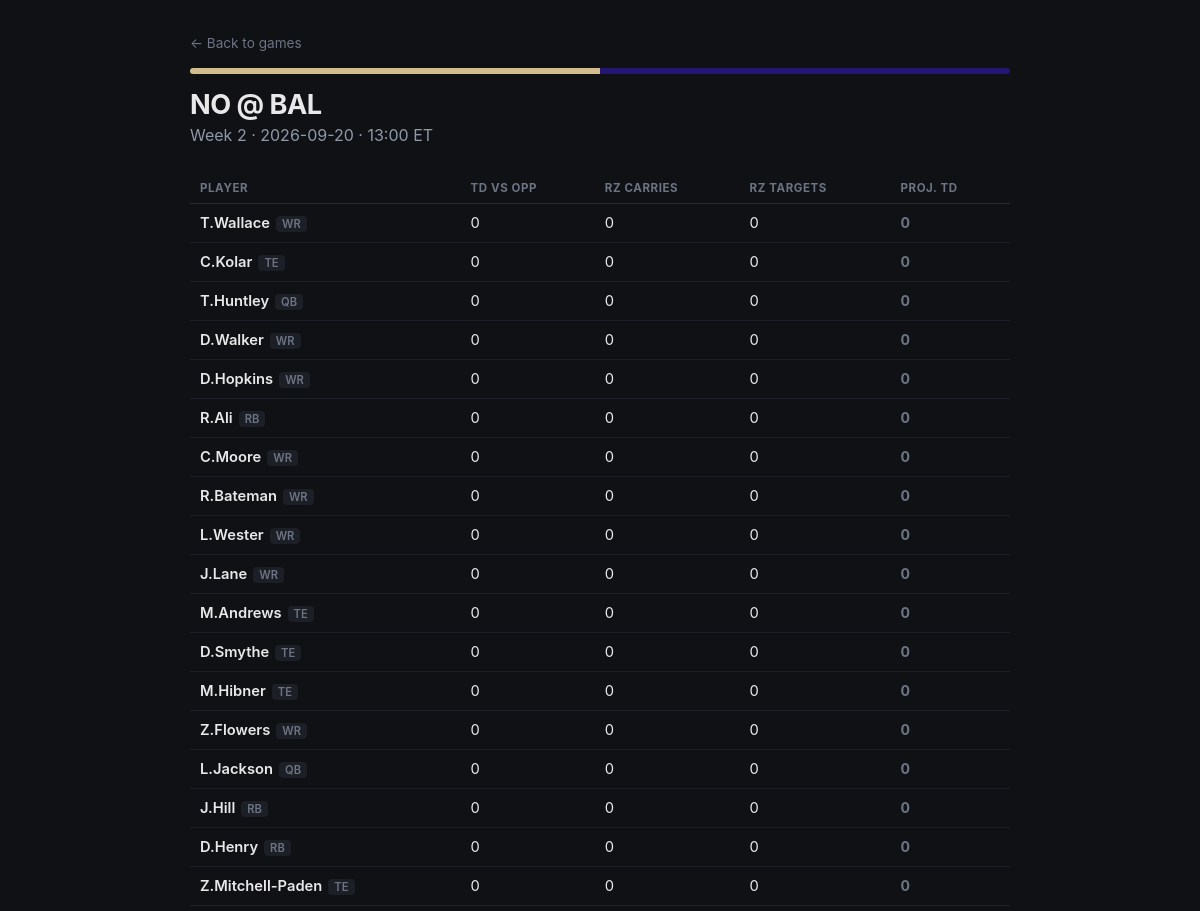
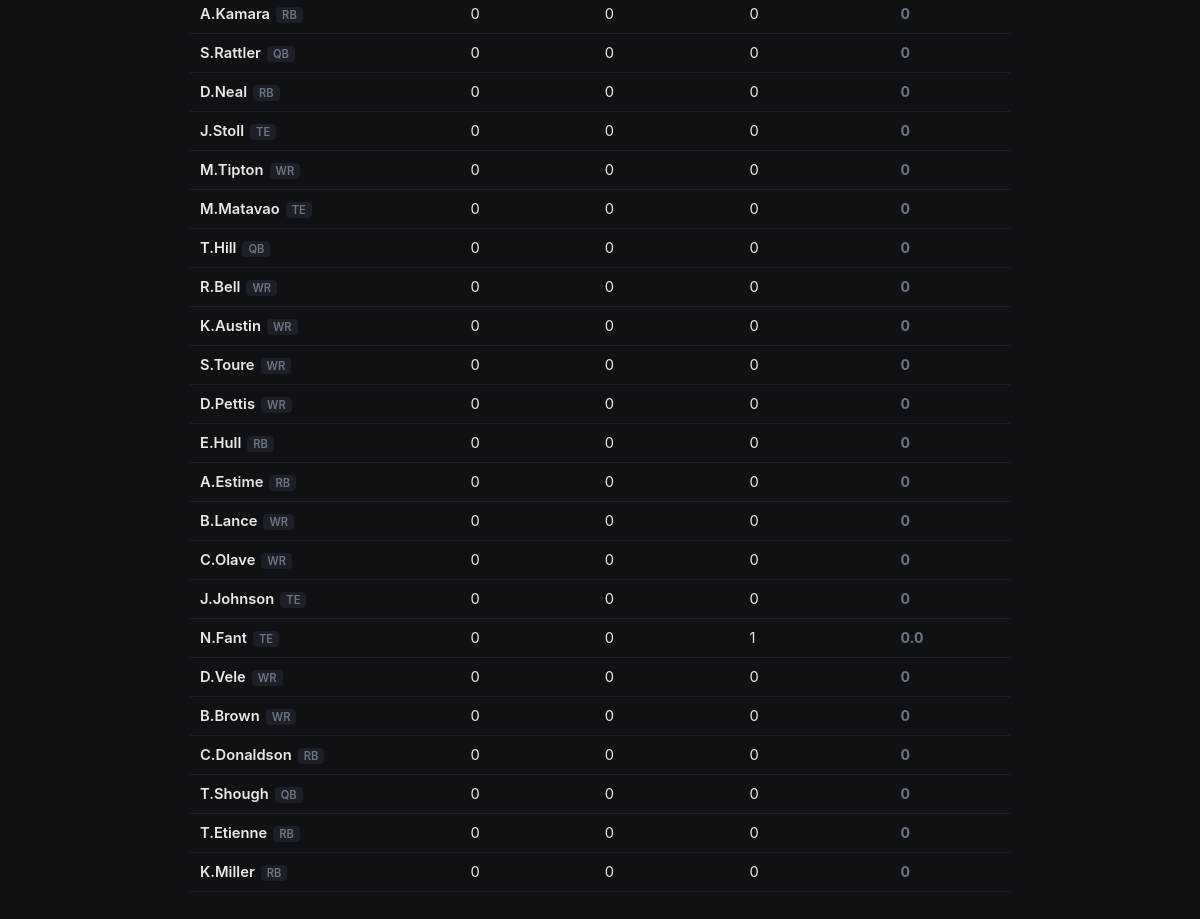
The app's page /game/2026_02_NO_BAL with its own data (2 pictures, top to bottom).
### tables this page shows
CREATE TABLE "schedule" (
"game_id" TEXT,
  "season" INTEGER,
  "week" INTEGER,
  "game_type" TEXT,
  "gameday" TEXT,
  "weekday" TEXT,
  "gametime" TEXT,
  "away_team" TEXT,
  "home_team" TEXT,
  "away_score" REAL,
  "home_score" REAL
);

CREATE TABLE "player_current_team" (
"player_id" TEXT,
  "player_name" TEXT,
  "current_team" TEXT,
  "games_played" INTEGER,
  "position" TEXT,
  "roster_status" TEXT,
  "full_name" TEXT
);

### app.py (the view)
@app.route("/game/<game_id>")
def game_detail(game_id):
    conn = get_connection()
    game_row = pd.read_sql("SELECT * FROM schedule WHERE game_id = ?", conn, params=(game_id,))
    if game_row.empty:
        conn.close()
        abort(404)
    game = game_row.iloc[0].to_dict()
    home_team = game["home_team"]
    away_team = game["away_team"]
    home_roster = get_team_roster(home_team, conn)
    away_roster = get_team_roster(away_team, conn)
    players = []
    for p in home_roster:
        players.append(get_player_projection(p["player_id"], p["player_name"], p["position"], away_team, conn))
    for p in away_roster:
        players.append(get_player_projection(p["player_id"], p["player_name"], p["position"], home_team, conn))
    conn.close()
    players.sort(key=lambda x: x["total_proj"], reverse=True)
    return render_template(
        "game.html",
        game=game,
        players=players,
        home_color=TEAM_COLORS.get(home_team, "#333"),
        away_color=TEAM_COLORS.get(away_team, "#333"),
    )

### app.py (called while the page is built)
def get_connection():
    return sqlite3.connect(DB_PATH)

def get_team_roster(team, conn):
    roster = pd.read_sql(
        "SELECT player_id, player_name, position FROM player_current_team WHERE current_team = ?",
        conn, params=(team,)
    )
    return roster.to_dict("records")

### templates/game.html (shortened to what this page needs)
<!DOCTYPE html>
<html lang="en">
<head>
</head>
<body>
  <div class="wrap">
    <a class="back" href="/">&larr; Back to games</a>
    <div class="header-bar">
      <span style="background: {{ away_color }};"></span>
      <span style="background: {{ home_color }};"></span>
    </div>
    <h1>{{ game.away_team }} @ {{ game.home_team }}</h1>
    <p class="meta">Week {{ game.week }} &middot; {{ game.gameday }} &middot; {{ game.gametime }} ET</p>
    {% if players|length == 0 %}
      <div class="empty">No player data found for these teams yet.</div>
    {% else %}
    <table>
      <tr>
        <th>Player</th>
        <th>TD vs Opp</th>
        <th>RZ Carries</th>
        <th>RZ Targets</th>
        <th>Proj. TD</th>
      </tr>
      {% for p in players %}
      <tr>
        <td class="player-name">{{ p.player }}<span class="pos-tag">{{ p.position }}</span></td>
        <td>{{ p.rush_td + p.rec_td }}</td>
        <td>{{ p.rz_rush_att }}</td>
        <td>{{ p.rz_targets }}</td>
        <td class="proj-cell {% if p.total_proj >= 0.5 %}proj-high{% elif p.total_proj > 0 %}proj-mid{% else %}proj-low{% endif %}">
          {{ p.total_proj }}
        </td>
      </tr>
      {% endfor %}
    </table>
    {% endif %}
  </div>
</body>
</html>

### templates/game.html (style rules this page uses)
* { box-sizing: border-box; }
body { font-family: -apple-system, "Segoe UI", Arial, sans-serif; background: #0f1115; color: #e8e8e8; margin: 0; padding: 32px 24px 60px; }
.wrap { max-width: 820px; margin: 0 auto; }
a.back { color: #6c7484; text-decoration: none; font-size: 0.85rem; }
.header-bar { height: 6px; display: flex; border-radius: 4px; overflow: hidden; margin: 16px 0 14px; }
.header-bar span { flex: 1; }
h1 { font-size: 1.7rem; margin: 0 0 4px; letter-spacing: -0.02em; }
p.meta { color: #9099a8; margin-top: 0; margin-bottom: 28px; }
table { width: 100%; border-collapse: collapse; }
th { text-align: left; font-size: 0.72rem; text-transform: uppercase; letter-spacing: 0.05em; color: #6c7484; padding: 8px 10px; border-bottom: 1px solid #262a33; }
td { padding: 10px 10px; border-bottom: 1px solid #1c1f26; font-size: 0.92rem; }
.player-name { font-weight: 600; }
.pos-tag { display: inline-block; font-size: 0.7rem; color: #6c7484; background: #1c1f26; padding: 1px 6px; border-radius: 4px; margin-left: 6px; }
.proj-cell { font-weight: 700; font-variant-numeric: tabular-nums; }
.proj-low { color: #6c7484; }

### records on screen
schedule: away_team "NO", home_team "BAL", week "2", gameday "2026-09-20", gametime "13:00"
player_current_team: player "T.Wallace", position "WR", rush_td "0", rz_rush_att "0", rz_targets "0", total_proj "0"
player_current_team: player "C.Kolar", position "TE", rush_td "0", rz_rush_att "0", rz_targets "0", total_proj "0"
player_current_team: player "T.Huntley", position "QB", rush_td "0", rz_rush_att "0", rz_targets "0", total_proj "0"
player_current_team: player "D.Walker", position "WR", rush_td "0", rz_rush_att "0", rz_targets "0", total_proj "0"
player_current_team: player "D.Hopkins", position "WR", rush_td "0", rz_rush_att "0", rz_targets "0", total_proj "0"
player_current_team: player "R.Ali", position "RB", rush_td "0", rz_rush_att "0", rz_targets "0", total_proj "0"
player_current_team: player "C.Moore", position "WR", rush_td "0", rz_rush_att "0", rz_targets "0", total_proj "0"
player_current_team: player "R.Bateman", position "WR", rush_td "0", rz_rush_att "0", rz_targets "0", total_proj "0"
player_current_team: player "L.Wester", position "WR", rush_td "0", rz_rush_att "0", rz_targets "0", total_proj "0"
player_current_team: player "J.Lane", position "WR", rush_td "0", rz_rush_att "0", rz_targets "0", total_proj "0"
player_current_team: player "M.Andrews", position "TE", rush_td "0", rz_rush_att "0", rz_targets "0", total_proj "0"
player_current_team: player "D.Smythe", position "TE", rush_td "0", rz_rush_att "0", rz_targets "0", total_proj "0"
player_current_team: player "M.Hibner", position "TE", rush_td "0", rz_rush_att "0", rz_targets "0", total_proj "0"
player_current_team: player "Z.Flowers", position "WR", rush_td "0", rz_rush_att "0", rz_targets "0", total_proj "0"
player_current_team: player "L.Jackson", position "QB", rush_td "0", rz_rush_att "0", rz_targets "0", total_proj "0"
player_current_team: player "J.Hill", position "RB", rush_td "0", rz_rush_att "0", rz_targets "0", total_proj "0"
player_current_team: player "D.Henry", position "RB", rush_td "0", rz_rush_att "0", rz_targets "0", total_proj "0"
player_current_team: player "Z.Mitchell-Paden", position "TE", rush_td "0", rz_rush_att "0", rz_targets "0", total_proj "0"
player_current_team: player "A.Kamara", position "RB", rush_td "0", rz_rush_att "0", rz_targets "0", total_proj "0"
player_current_team: player "S.Rattler", position "QB", rush_td "0", rz_rush_att "0", rz_targets "0", total_proj "0"
player_current_team: player "D.Neal", position "RB", rush_td "0", rz_rush_att "0", rz_targets "0", total_proj "0"
player_current_team: player "J.Stoll", position "TE", rush_td "0", rz_rush_att "0", rz_targets "0", total_proj "0"
player_current_team: player "M.Tipton", position "WR", rush_td "0", rz_rush_att "0", rz_targets "0", total_proj "0"
player_current_team: player "M.Matavao", position "TE", rush_td "0", rz_rush_att "0", rz_targets "0", total_proj "0"
player_current_team: player "T.Hill", position "QB", rush_td "0", rz_rush_att "0", rz_targets "0", total_proj "0"
player_current_team: player "R.Bell", position "WR", rush_td "0", rz_rush_att "0", rz_targets "0", total_proj "0"
player_current_team: player "K.Austin", position "WR", rush_td "0", rz_rush_att "0", rz_targets "0", total_proj "0"
player_current_team: player "S.Toure", position "WR", rush_td "0", rz_rush_att "0", rz_targets "0", total_proj "0"
player_current_team: player "D.Pettis", position "WR", rush_td "0", rz_rush_att "0", rz_targets "0", total_proj "0"
player_current_team: player "E.Hull", position "RB", rush_td "0", rz_rush_att "0", rz_targets "0", total_proj "0"
player_current_team: player "A.Estime", position "RB", rush_td "0", rz_rush_att "0", rz_targets "0", total_proj "0"
player_current_team: player "B.Lance", position "WR", rush_td "0", rz_rush_att "0", rz_targets "0", total_proj "0"
player_current_team: player "C.Olave", position "WR", rush_td "0", rz_rush_att "0", rz_targets "0", total_proj "0"
player_current_team: player "J.Johnson", position "TE", rush_td "0", rz_rush_att "0", rz_targets "0", total_proj "0"
player_current_team: player "N.Fant", position "TE", rush_td "0", rz_rush_att "0", rz_targets "1", total_proj "0.0"
player_current_team: player "D.Vele", position "WR", rush_td "0", rz_rush_att "0", rz_targets "0", total_proj "0"
player_current_team: player "B.Brown", position "WR", rush_td "0", rz_rush_att "0", rz_targets "0", total_proj "0"
player_current_team: player "C.Donaldson", position "RB", rush_td "0", rz_rush_att "0", rz_targets "0", total_proj "0"
player_current_team: player "T.Shough", position "QB", rush_td "0", rz_rush_att "0", rz_targets "0", total_proj "0"
player_current_team: player "T.Etienne", position "RB", rush_td "0", rz_rush_att "0", rz_targets "0", total_proj "0"
player_current_team: player "K.Miller", position "RB", rush_td "0", rz_rush_att "0", rz_targets "0", total_proj "0"
